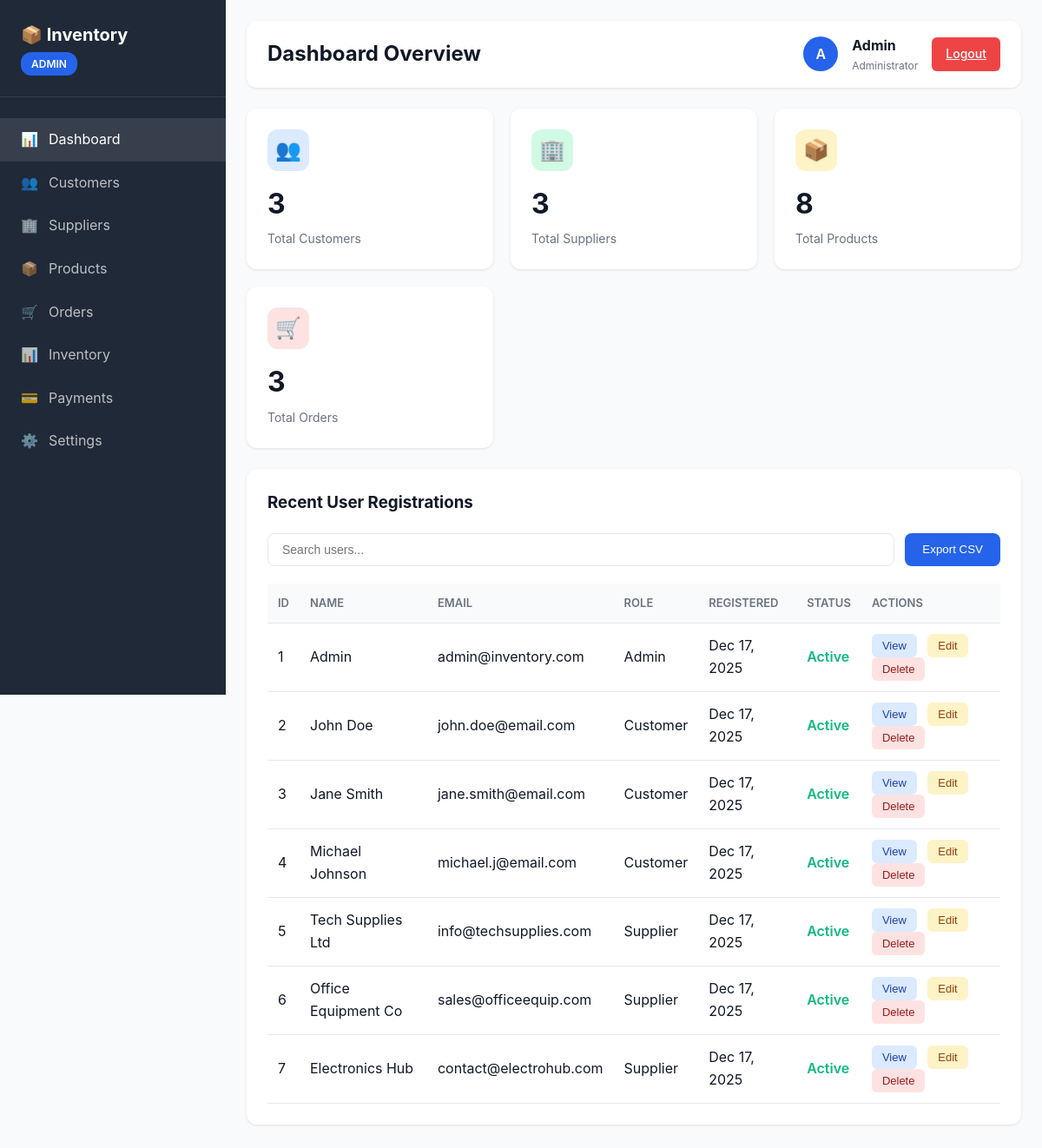
Screenshot of /dashboards/admin_dashboard.php (signed in) with the database file from the repository.
### tables this page shows
CREATE TABLE Users (
    UserID INT PRIMARY KEY AUTO_INCREMENT,
    Email VARCHAR(100) UNIQUE NOT NULL,
    Password VARCHAR(255) NOT NULL,
    Role ENUM('customer', 'supplier', 'admin') NOT NULL,
    ReferenceID INT,
    IsActive BOOLEAN DEFAULT TRUE,
    CreatedAt TIMESTAMP DEFAULT CURRENT_TIMESTAMP,
    LastLogin TIMESTAMP NULL,
    UpdatedAt TIMESTAMP DEFAULT CURRENT_TIMESTAMP ON UPDATE CURRENT_TIMESTAMP,
    INDEX idx_users_email (Email),
    INDEX idx_users_role (Role),
    INDEX idx_users_reference (ReferenceID)
);

### dashboards/admin_dashboard.php (the view, shortened to what this page needs)
<?php
require_once '../config/db.php';
try {
    $stats = [];
    $stmt = $pdo->query("SELECT COUNT(*) as count FROM Customer");
    $stats['customers'] = $stmt->fetch()['count'];
    $stmt = $pdo->query("SELECT COUNT(*) as count FROM Supplier");
    $stats['suppliers'] = $stmt->fetch()['count'];
    $stmt = $pdo->query("SELECT COUNT(*) as count FROM Product");
    $stats['products'] = $stmt->fetch()['count'];
    $stmt = $pdo->query("SELECT COUNT(*) as count FROM Orders");
    $stats['orders'] = $stmt->fetch()['count'];
    $stmt = $pdo->query("
        SELECT u.*,
               CASE
                   WHEN u.Role = 'customer' THEN CONCAT(c.FirstName, ' ', c.LastName)
                   WHEN u.Role = 'supplier' THEN s.Name
                   ELSE 'Admin'
               END as Name
        FROM Users u
        LEFT JOIN Customer c ON u.ReferenceID = c.CustomerID AND u.Role = 'customer'
        LEFT JOIN Supplier s ON u.ReferenceID = s.SupplierID AND u.Role = 'supplier'
        ORDER BY u.CreatedAt DESC
        LIMIT 10
    ");
    $recentUsers = $stmt->fetchAll();
} catch(Exception $e) {
    error_log("Dashboard Error: " . $e->getMessage());
    $stats = ['customers' => 0, 'suppliers' => 0, 'products' => 0, 'orders' => 0];
    $recentUsers = [];
}
?>
<!DOCTYPE html>
<html lang="en">
<head>
    <link rel="stylesheet" href="../assets/css/style.css">
    <link rel="stylesheet" href="../assets/css/dashboard.css">
</head>
<body>
    <div class="dashboard-container">
        <aside class="sidebar">
            <div class="sidebar-header">
                <h2>📦 Inventory</h2>
                <span class="role-badge">Admin</span>
            </div>
            <nav class="sidebar-nav">
                <a href="#" class="nav-item active">
                    <span>📊</span> Dashboard
                </a>
                <a href="#" class="nav-item">
                    <span>👥</span> Customers
                </a>
                <a href="#" class="nav-item">
                    <span>🏢</span> Suppliers
                </a>
                <a href="#" class="nav-item">
                    <span>📦</span> Products
                </a>
                <a href="#" class="nav-item">
                    <span>🛒</span> Orders
                </a>
                <a href="#" class="nav-item">
                    <span>📊</span> Inventory
                </a>
                <a href="#" class="nav-item">
                    <span>💳</span> Payments
                </a>
                <a href="#" class="nav-item">
                    <span>⚙️</span> Settings
                </a>
            </nav>
        </aside>
        <main class="main-content">
            <div class="top-bar">
                <h1>Dashboard Overview</h1>
                <div class="user-info">
                    <div class="user-avatar">A</div>
                    <div>
                        <div><strong><?php echo htmlspecialchars($_SESSION['user_name']); ?></strong></div>
                        <div style="font-size: 12px; color: #6b7280;">Administrator</div>
                    </div>
                    <a href="../auth/logout.php" class="logout-btn">Logout</a>
                </div>
            </div>
            <div class="stats-grid">
                <div class="stat-card blue">
                    <div class="stat-icon">👥</div>
                    <div class="stat-value"><?php echo $stats['customers']; ?></div>
                    <div class="stat-label">Total Customers</div>
                </div>
                <div class="stat-card green">
                    <div class="stat-icon">🏢</div>
                    <div class="stat-value"><?php echo $stats['suppliers']; ?></div>
                    <div class="stat-label">Total Suppliers</div>
                </div>
                <div class="stat-card yellow">
                    <div class="stat-icon">📦</div>
                    <div class="stat-value"><?php echo $stats['products']; ?></div>
                    <div class="stat-label">Total Products</div>
                </div>
                <div class="stat-card red">
                    <div class="stat-icon">🛒</div>
                    <div class="stat-value"><?php echo $stats['orders']; ?></div>
                    <div class="stat-label">Total Orders</div>
                </div>
            </div>
            <div class="content-card">
                <h3>Recent User Registrations</h3>
                <div class="search-bar">
                    <input type="text" placeholder="Search users..."
                           onkeyup="searchTable(this.value, 'usersTable')">
                    <button onclick="exportTableToCSV('usersTable', 'users.csv')">Export CSV</button>
                </div>
                <table class="data-table" id="usersTable">
                    <thead>
                        <tr>
                            <th>ID</th>
                            <th>Name</th>
                            <th>Email</th>
                            <th>Role</th>
                            <th>Registered</th>
                            <th>Status</th>
                            <th>Actions</th>
                        </tr>
                    </thead>
                    <tbody>
                        <?php foreach ($recentUsers as $user): ?>
                        <tr>
                            <td><?php echo $user['UserID']; ?></td>
                            <td><?php echo htmlspecialchars($user['Name']); ?></td>
                            <td><?php echo htmlspecialchars($user['Email']); ?></td>
                            <td><span style="text-transform: capitalize;"><?php echo $user['Role']; ?></span></td>
                            <td><?php echo date('M d, Y', strtotime($user['CreatedAt'])); ?></td>
                            <td>
                                <?php if ($user['IsActive']): ?>
                                    <span style="color: #10b981; font-weight: 600;">Active</span>
                                <?php else: ?>
                                    <span style="color: #ef4444; font-weight: 600;">Inactive</span>
                                <?php endif; ?>
                            </td>
                            <td>
                                <button class="action-btn view">View</button>
                                <button class="action-btn edit">Edit</button>
                                <button class="action-btn delete"
                                        onclick="if(confirmDelete('<?php echo htmlspecialchars($user['Name']); ?>')) alert('Delete functionality would be implemented here')">
                                    Delete
                                </button>
                            </td>
                        </tr>
                        <?php endforeach; ?>
                    </tbody>
                </table>
            </div>
        </main>
    </div>
</body>
</html>

### assets/css/style.css (style rules this page uses)
* { margin: 0; padding: 0; box-sizing: border-box; }
:root { --primary-color: #2563eb; --primary-hover: #1d4ed8; --success-color: #10b981; --error-color: #ef4444; --warning-color: #f59e0b; --dark-bg: #1f2937; --light-bg: #f9fafb; --border-color: #e5e7eb; --text-primary: #111827; --text-secondary: #6b7280; --shadow: 0 1px 3px rgba(0, 0, 0, 0.1); --shadow-lg: 0 10px 25px rgba(0, 0, 0, 0.1); }
body { font-family: -apple-system, BlinkMacSystemFont, 'Segoe UI', Roboto, Oxygen, Ubuntu, Cantarell, sans-serif; background: linear-gradient(135deg, #667eea 0%, #764ba2 100%); color: var(--text-primary); line-height: 1.6; min-height: 100vh; }

### assets/css/dashboard.css (style rules this page uses)
.dashboard-container { display: flex; min-height: 100vh; background: var(--light-bg); }
.sidebar { width: 260px; background: var(--dark-bg); color: white; padding: 24px 0; position: fixed; height: 100vh; overflow-y: auto; }
.sidebar-header { padding: 0 24px 24px; border-bottom: 1px solid rgba(255, 255, 255, 0.1); }
.sidebar-header h2 { font-size: 20px; margin-bottom: 4px; }
.sidebar-header .role-badge { display: inline-block; background: var(--primary-color); padding: 4px 12px; border-radius: 12px; font-size: 12px; font-weight: 600; text-transform: uppercase; }
.sidebar-nav { margin-top: 24px; }
.nav-item { padding: 12px 24px; display: flex; align-items: center; gap: 12px; color: rgba(255, 255, 255, 0.7); text-decoration: none; transition: all 0.3s ease; cursor: pointer; }
.nav-item:hover, .nav-item.active { background: rgba(255, 255, 255, 0.1); color: white; }
.main-content { flex: 1; margin-left: 260px; padding: 24px; }
.top-bar { background: white; padding: 16px 24px; border-radius: 12px; margin-bottom: 24px; display: flex; justify-content: space-between; align-items: center; box-shadow: var(--shadow); }
.top-bar h1 { font-size: 24px; color: var(--text-primary); }
.user-info { display: flex; align-items: center; gap: 16px; }
.user-avatar { width: 40px; height: 40px; border-radius: 50%; background: var(--primary-color); display: flex; align-items: center; justify-content: center; color: white; font-weight: 600; }
.logout-btn { padding: 8px 16px; background: var(--error-color); color: white; border: none; border-radius: 6px; cursor: pointer; font-size: 14px; font-weight: 500; transition: background 0.3s ease; }
.stats-grid { display: grid; grid-template-columns: repeat(auto-fit, minmax(240px, 1fr)); gap: 20px; margin-bottom: 24px; }
.stat-card { background: white; padding: 24px; border-radius: 12px; box-shadow: var(--shadow); }
.stat-card .stat-icon { width: 48px; height: 48px; border-radius: 12px; display: flex; align-items: center; justify-content: center; font-size: 24px; margin-bottom: 12px; }
.stat-card.blue .stat-icon { background: #dbeafe; }
.stat-card.green .stat-icon { background: #d1fae5; }
.stat-card.yellow .stat-icon { background: #fef3c7; }
.stat-card.red .stat-icon { background: #fee2e2; }
.stat-card .stat-value { font-size: 32px; font-weight: 700; color: var(--text-primary); margin-bottom: 4px; }
.stat-card .stat-label { color: var(--text-secondary); font-size: 14px; }
.content-card { background: white; padding: 24px; border-radius: 12px; box-shadow: var(--shadow); margin-bottom: 24px; }
.content-card h3 { margin-bottom: 20px; color: var(--text-primary); }
.data-table { width: 100%; border-collapse: collapse; }
.data-table thead { background: var(--light-bg); }
.data-table th, .data-table td { padding: 12px; text-align: left; border-bottom: 1px solid var(--border-color); }
.data-table th { font-weight: 600; color: var(--text-secondary); font-size: 13px; text-transform: uppercase; }
.action-btn { padding: 6px 12px; border: none; border-radius: 6px; cursor: pointer; font-size: 13px; margin-right: 8px; transition: all 0.3s ease; }
.action-btn.view { background: #dbeafe; color: #1e40af; }
.action-btn.edit { background: #fef3c7; color: #92400e; }
.action-btn.delete { background: #fee2e2; color: #991b1b; }
.search-bar { margin-bottom: 20px; display: flex; gap: 12px; }
.search-bar input { flex: 1; padding: 10px 16px; border: 1px solid var(--border-color); border-radius: 8px; font-size: 14px; }
.search-bar button { padding: 10px 20px; background: var(--primary-color); color: white; border: none; border-radius: 8px; cursor: pointer; font-weight: 500; }

### rows the page displays
users: UserID "1", Name "Admin", Email "admin@inventory.com", Role "Admin", CreatedAt "Dec 17, 2025", IsActive "Active"
users: UserID "2", Name "John Doe", Email "john.doe@email.com", Role "Customer", CreatedAt "Dec 17, 2025", IsActive "Active"
users: UserID "3", Name "Jane Smith", Email "jane.smith@email.com", Role "Customer", CreatedAt "Dec 17, 2025", IsActive "Active"
users: UserID "4", Name "Michael Johnson", Email "michael.j@email.com", Role "Customer", CreatedAt "Dec 17, 2025", IsActive "Active"
users: UserID "5", Name "Tech Supplies Ltd", Email "info@techsupplies.com", Role "Supplier", CreatedAt "Dec 17, 2025", IsActive "Active"
users: UserID "6", Name "Office Equipment Co", Email "sales@officeequip.com", Role "Supplier", CreatedAt "Dec 17, 2025", IsActive "Active"
users: UserID "7", Name "Electronics Hub", Email "contact@electrohub.com", Role "Supplier", CreatedAt "Dec 17, 2025", IsActive "Active"

### other values shown
$_SESSION['user_name'] "Admin"
$stats['customers'] "3"
$stats['suppliers'] "3"
$stats['products'] "8"
$stats['orders'] "3"
